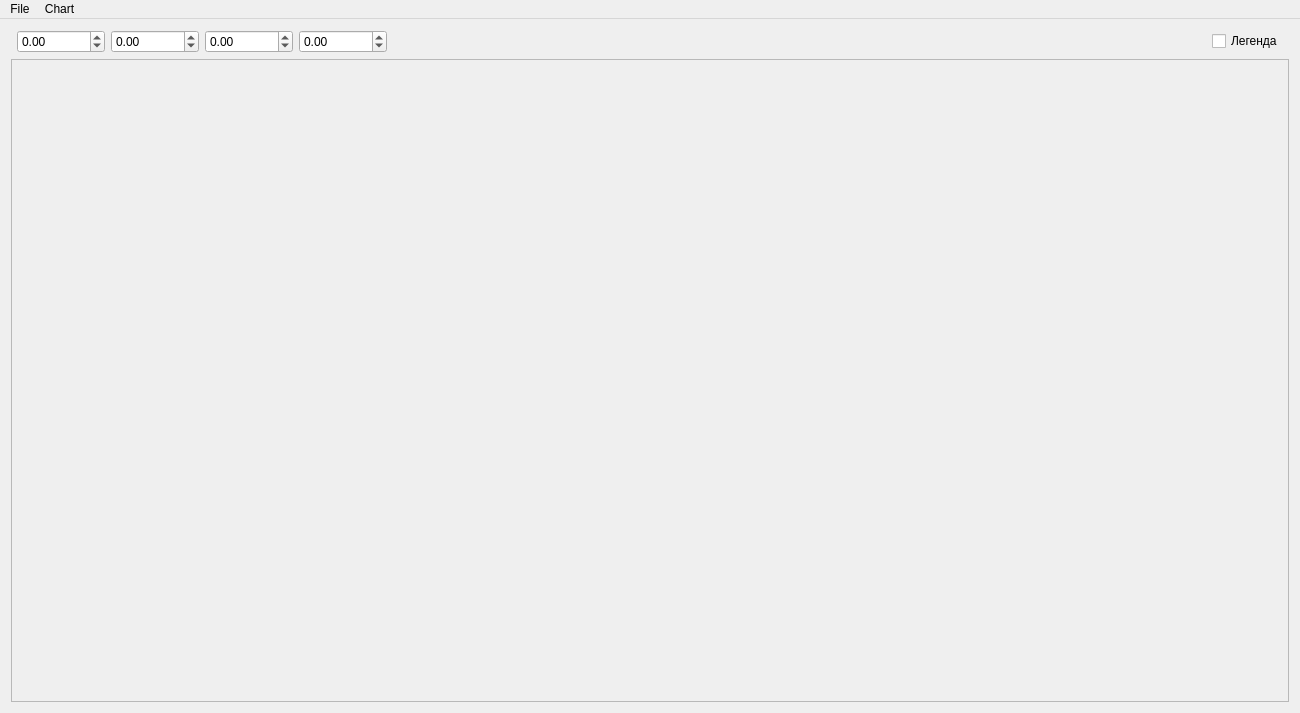
<?xml version="1.0" encoding="UTF-8"?>
<ui version="4.0">
 <class>MainWindow</class>
 <widget class="QMainWindow" name="MainWindow">
  <property name="geometry">
   <rect>
    <x>0</x>
    <y>0</y>
    <width>1300</width>
    <height>713</height>
   </rect>
  </property>
  <property name="windowTitle">
   <string>Визуализатор графиков</string>
  </property>
  <property name="animated">
   <bool>true</bool>
  </property>
  <widget class="QWidget" name="centralWidget">
   <layout class="QGridLayout" name="gridLayout_2">
    <item row="0" column="6">
     <widget class="QCheckBox" name="cbLegend">
      <property name="text">
       <string>Легенда</string>
      </property>
     </widget>
    </item>
    <item row="1" column="0" colspan="8">
     <widget class="QFrame" name="frame">
      <property name="frameShape">
       <enum>QFrame::StyledPanel</enum>
      </property>
      <property name="frameShadow">
       <enum>QFrame::Raised</enum>
      </property>
     </widget>
    </item>
    <item row="0" column="5">
     <spacer name="horizontalSpacer">
      <property name="orientation">
       <enum>Qt::Horizontal</enum>
      </property>
      <property name="sizeHint" stdset="0">
       <size>
        <width>40</width>
        <height>20</height>
       </size>
      </property>
     </spacer>
    </item>
    <item row="0" column="1">
     <widget class="QDoubleSpinBox" name="doubleSpinBoxXmin">
      <property name="minimum">
       <double>-100000000.000000000000000</double>
      </property>
      <property name="maximum">
       <double>100000000.000000000000000</double>
      </property>
     </widget>
    </item>
    <item row="0" column="2">
     <widget class="QDoubleSpinBox" name="doubleSpinBoxXmax">
      <property name="minimum">
       <double>-100000000.000000000000000</double>
      </property>
      <property name="maximum">
       <double>100000000.000000000000000</double>
      </property>
     </widget>
    </item>
    <item row="0" column="3">
     <widget class="QDoubleSpinBox" name="doubleSpinBoxYmin">
      <property name="minimum">
       <double>-100000000.000000000000000</double>
      </property>
      <property name="maximum">
       <double>100000000.000000000000000</double>
      </property>
     </widget>
    </item>
    <item row="0" column="4">
     <widget class="QDoubleSpinBox" name="doubleSpinBoxYmax">
      <property name="minimum">
       <double>-100000000.000000000000000</double>
      </property>
      <property name="maximum">
       <double>100000000.000000000000000</double>
      </property>
     </widget>
    </item>
   </layout>
  </widget>
  <widget class="QMenuBar" name="menuBar">
   <property name="geometry">
    <rect>
     <x>0</x>
     <y>0</y>
     <width>1300</width>
     <height>50</height>
    </rect>
   </property>
   <widget class="QMenu" name="menu">
    <property name="title">
     <string>File</string>
    </property>
    <addaction name="openAction"/>
    <addaction name="separator"/>
    <addaction name="clearAction"/>
    <addaction name="separator"/>
    <addaction name="printAction"/>
    <addaction name="previewAction"/>
    <addaction name="separator"/>
    <addaction name="quitAction"/>
   </widget>
   <widget class="QMenu" name="menuChart">
    <property name="title">
     <string>Chart</string>
    </property>
    <addaction name="titleChartAction"/>
   </widget>
   <addaction name="menu"/>
   <addaction name="menuChart"/>
  </widget>
  <action name="openAction">
   <property name="text">
    <string>Open file...</string>
   </property>
  </action>
  <action name="quitAction">
   <property name="text">
    <string>Quit</string>
   </property>
  </action>
  <action name="clearAction">
   <property name="text">
    <string>Clear</string>
   </property>
  </action>
  <action name="action_function">
   <property name="text">
    <string>Set expression...</string>
   </property>
  </action>
  <action name="printAction">
   <property name="text">
    <string>Print...</string>
   </property>
  </action>
  <action name="previewAction">
   <property name="text">
    <string>Preview</string>
   </property>
  </action>
  <action name="titleChartAction">
   <property name="text">
    <string>Title...</string>
   </property>
  </action>
  <action name="actionSet_parser">
   <property name="text">
    <string>Set parser...</string>
   </property>
  </action>
 </widget>
 <layoutdefault spacing="6" margin="11"/>
 <resources/>
 <connections/>
</ui>
